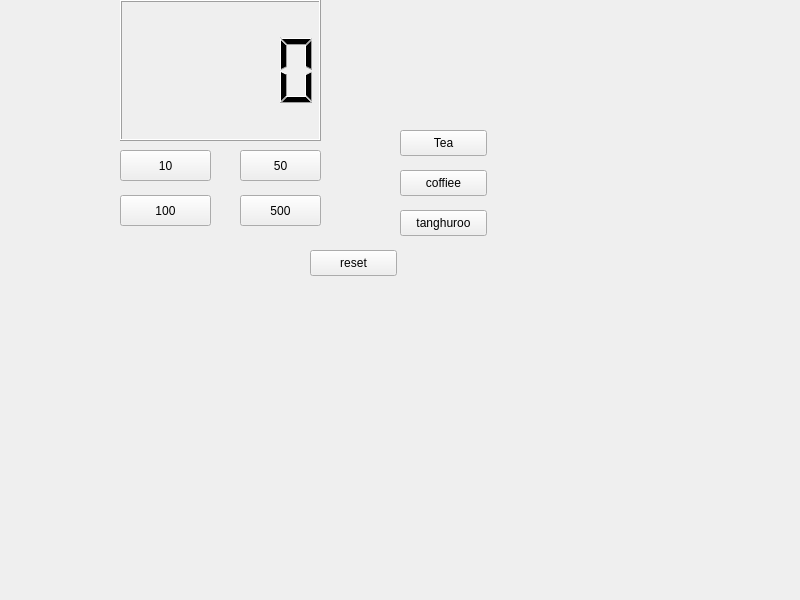
<?xml version="1.0" encoding="UTF-8"?>
<ui version="4.0">
 <class>Widget</class>
 <widget class="QWidget" name="Widget">
  <property name="geometry">
   <rect>
    <x>0</x>
    <y>0</y>
    <width>800</width>
    <height>600</height>
   </rect>
  </property>
  <property name="windowTitle">
   <string>Widget</string>
  </property>
  <widget class="QLCDNumber" name="lcdNumber">
   <property name="geometry">
    <rect>
     <x>120</x>
     <y>0</y>
     <width>201</width>
     <height>141</height>
    </rect>
   </property>
  </widget>
  <widget class="QPushButton" name="pbcoin10">
   <property name="geometry">
    <rect>
     <x>120</x>
     <y>150</y>
     <width>91</width>
     <height>31</height>
    </rect>
   </property>
   <property name="text">
    <string>10</string>
   </property>
  </widget>
  <widget class="QPushButton" name="pbcoin50">
   <property name="geometry">
    <rect>
     <x>240</x>
     <y>150</y>
     <width>81</width>
     <height>31</height>
    </rect>
   </property>
   <property name="text">
    <string>50</string>
   </property>
  </widget>
  <widget class="QPushButton" name="pbcoin100">
   <property name="geometry">
    <rect>
     <x>120</x>
     <y>195</y>
     <width>91</width>
     <height>31</height>
    </rect>
   </property>
   <property name="text">
    <string>100</string>
   </property>
  </widget>
  <widget class="QPushButton" name="pbcoin500">
   <property name="geometry">
    <rect>
     <x>240</x>
     <y>195</y>
     <width>81</width>
     <height>31</height>
    </rect>
   </property>
   <property name="text">
    <string>500</string>
   </property>
  </widget>
  <widget class="QPushButton" name="pbcoffie">
   <property name="geometry">
    <rect>
     <x>400</x>
     <y>170</y>
     <width>87</width>
     <height>26</height>
    </rect>
   </property>
   <property name="text">
    <string>coffiee</string>
   </property>
  </widget>
  <widget class="QPushButton" name="pbTea">
   <property name="geometry">
    <rect>
     <x>400</x>
     <y>130</y>
     <width>87</width>
     <height>26</height>
    </rect>
   </property>
   <property name="text">
    <string>Tea</string>
   </property>
  </widget>
  <widget class="QPushButton" name="pbtang">
   <property name="geometry">
    <rect>
     <x>400</x>
     <y>210</y>
     <width>87</width>
     <height>26</height>
    </rect>
   </property>
   <property name="text">
    <string>tanghuroo</string>
   </property>
  </widget>
  <widget class="QPushButton" name="pbreset">
   <property name="geometry">
    <rect>
     <x>310</x>
     <y>250</y>
     <width>87</width>
     <height>26</height>
    </rect>
   </property>
   <property name="text">
    <string>reset</string>
   </property>
  </widget>
 </widget>
 <resources/>
 <connections/>
</ui>
